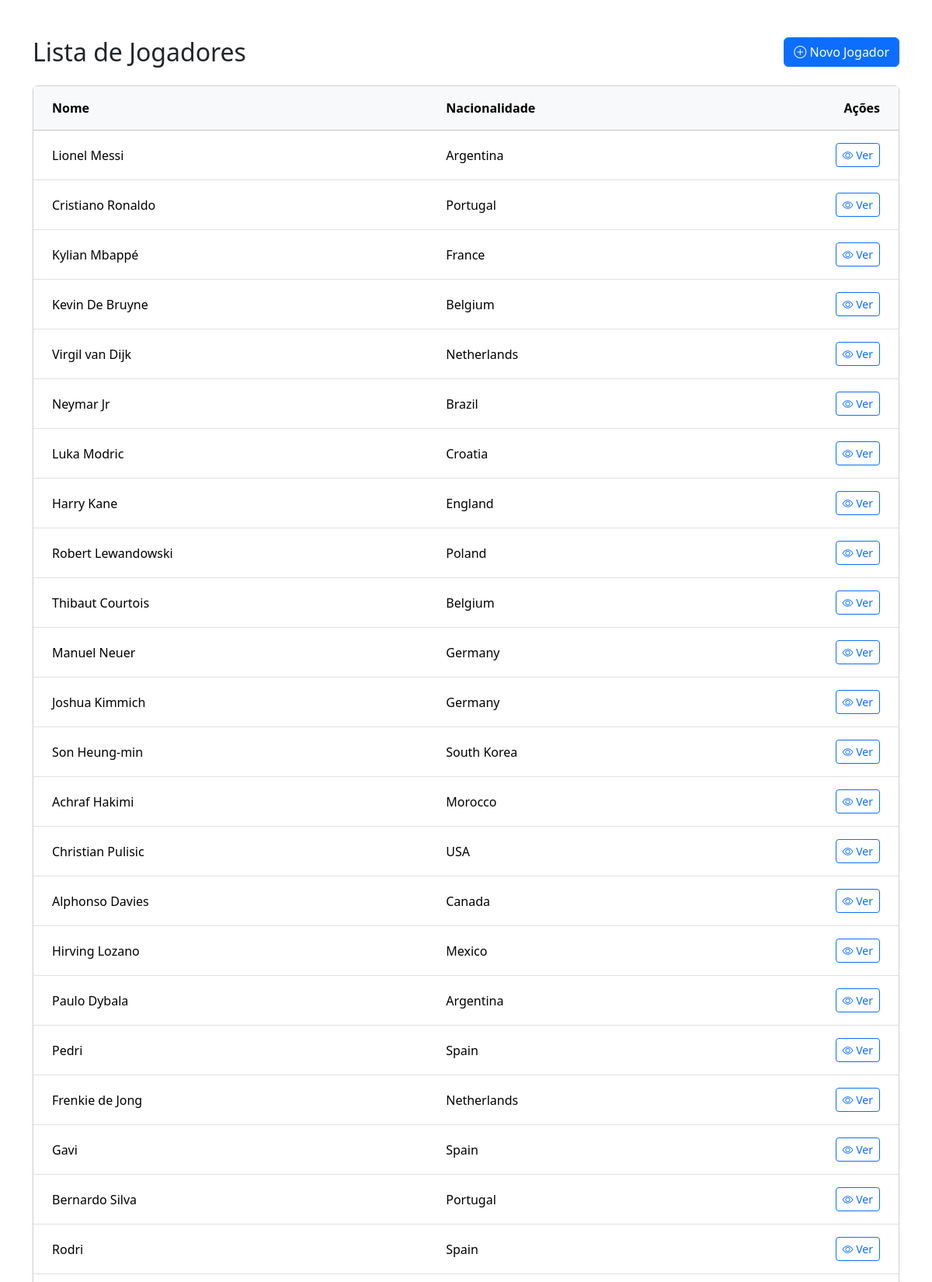
The page / (upper part) on the database its author committed.
### tables this page shows
CREATE TABLE IF NOT EXISTS jogadores (
    id INT AUTO_INCREMENT PRIMARY KEY,
    nome VARCHAR(255) NOT NULL,
    data_nascimento DATE NOT NULL,
    nacionalidade VARCHAR(100) NULL,
    altura DECIMAL(4,2) NULL,
    peso DECIMAL(5,2) NULL,
    pe_dominante ENUM('Esquerdo', 'Direito', 'Ambos') NULL,
    posicao ENUM('Goleiro', 'Defensor', 'Meio-campista', 'Atacante') NULL,
    time VARCHAR(100) NULL,
    imagem VARCHAR(255) DEFAULT NULL,
    criado_em TIMESTAMP DEFAULT CURRENT_TIMESTAMP
);

### app/controllers/JogadorController.php (called while the page is built, shortened)
<?php
class JogadorController extends Controller
{
    private JogadorService $service;
    public function __construct()
    {
        $this->service = new JogadorService();
    }
    public function listarTodos()
    {
        $data['lista'] = $this->service->getJogadores();
        $this->view('jogadores/jogadores_list', $data);
    }
}

### app/core/Router.php (called while the page is built, shortened)
<?php
class Router
{
    private array $routes = [];
    public function get($route, $action){
        $this->routes[] = [
            'method' => 'get',
            'route' => $route,
            'action' => $action
        ];
    }
    public function post($route, $action){
        $this->routes[] = [
            'method' => 'post',
            'route' => $route,
            'action' => $action
        ];
    }
    public function run()
    {
        $uri  = parse_url($_SERVER['REQUEST_URI'], PHP_URL_PATH);
        $method = strtolower($_SERVER['REQUEST_METHOD']);
        foreach ($this->routes as $route) {
            if ($route['route'] == $uri && $route['method'] == $method) {
                return $this->dispatch($route);
            }
        }
        exit('Rota não encontrada');
    }
    public function dispatch($route){
        list($controller, $method) = explode('@', $route['action']);
        $controller = new $controllerClass;
        $controller->$method();
    }
}

### public/index.php (called while the page is built, shortened)
<?php
require_once __DIR__ . '/../app/core/Autoload.php';
$router = new Router();
$router->get('/', 'JogadorController@listarTodos');
$router->get('/jogadores', 'JogadorController@listarTodos');
$router->get('/jogadores/jogador', 'JogadorController@verJogador');
$router->get('/jogadores/cadastrar', 'JogadorController@criar');
$router->post('/jogadores/salvar', 'JogadorController@salvar');
$router->get('/jogadores/editar', 'JogadorController@editar');
$router->post('/jogadores/atualizar', 'JogadorController@atualizar');
$router->get('/jogadores/excluir', 'JogadorController@excluir');
$router->get('/teste', 'JogadorController@redirecionarTeste');
$router->get('/usuarios', 'UsuarioController@index');
$router->get('/usuarios/cadastrar', 'UsuarioController@cadastrar');
$router->post('/usuarios/salvar', 'UsuarioController@salvar');
$router->get('/usuarios/editar', 'UsuarioController@editar');
$router->post('/usuarios/atualizar', 'UsuarioController@atualizar');
$router->get('/usuarios/excluir', 'UsuarioController@excluir');
$router->run();

### app/repositories/JogadorRepository.php (called while the page is built, shortened)
<?php
class JogadorRepository
{
    private PDO $connection;
    function __construct()
    {
        $this->connection = ConnectionFactory::getConnection();
    }
    public function getJogadores(): array
    {
        $stm = $this->connection->prepare("SELECT * FROM jogadores");
        $stm->execute();
        $jogadores = $stm->fetchAll();
        return $jogadores;
    }
}

### app/database/ConnectionFactory.php (called while the page is built, shortened)
<?php
class ConnectionFactory {
    private static ?PDO $connection = null;
    public static function getConnection(){
        if (self::$connection == null) {
            try {
                $dsn = "mysql:host=" . DB_HOST . ";dbname=" . DB_NAME ;
                self::$connection = self::createConnection($dsn);
            } catch(Exception $e){
                print("Não foi possível acessar o banco:  " . DB_NAME);
                print("<br>O erro foi: ". $e->getMessage());
                print("<br>Tentando inicializar o banco de dados...");
                $dsn = "mysql:host=" . DB_HOST;
                self::$connection = self::createConnection($dsn);
                $databaseInit = new DatabaseInitializer();
                $databaseInit->init(self::$connection);
                $dsn = "mysql:host=" . DB_HOST . ";dbname=" . DB_NAME ;
                self::$connection = self::createConnection($dsn);
            }
        }
        return self::$connection;
    }
    private static function createConnection(string $dsn){
        $connection = new PDO($dsn, DB_USER, DB_PASS);
        $connection->setAttribute(PDO::ATTR_ERRMODE, PDO::ERRMODE_EXCEPTION);
        $connection->setAttribute(PDO::ATTR_DEFAULT_FETCH_MODE, PDO::FETCH_ASSOC);
        return $connection;
    }
}

### app/services/JogadorService.php (called while the page is built, shortened)
<?php
class JogadorService {
    private JogadorRepository $repository;
    public function __construct(){
        $this->repository = new JogadorRepository();
    }
    public function getJogadores(){
        return $this->repository->getJogadores();
    }
}

### app/core/Autoload.php (called while the page is built, shortened)
<?php
spl_autoload_register(function($class){
    $prefix = 'app\\';
    $baseDir = __DIR__ . '/../';
    if (str_starts_with($class, $prefix)) {
        $path = substr($class, strlen($prefix));
        $classFile = $baseDir .  str_replace('\\', '/', $path) . '.php';
    } else {
        throw new Exception("A classe {$class} não pode ser carregada");
    }
});

### app/views/jogadores/jogadores_list.php (the view, shortened to what this page needs)
<!DOCTYPE html>
<html lang="pt-br">
<head>
    <link href="https://cdn.jsdelivr.net/npm/bootstrap@5.3.3/dist/css/bootstrap.min.css" rel="stylesheet">
    <link href="https://cdn.jsdelivr.net/npm/bootstrap-icons/font/bootstrap-icons.css" rel="stylesheet">
</head>
<body>
    <div class="container py-5">
        <div class="d-flex justify-content-between align-items-center mb-4">
            <h2 class="mb-0">Lista de Jogadores</h2>
            <a href="<?= URL_BASE ?>/jogadores/cadastrar" class="btn btn-primary">
                <i class="bi bi-plus-circle"></i> Novo Jogador
            </a>
        </div>
        <div class="card shadow-sm">
            <div class="card-body p-0">
                <div class="table-responsive">
                    <table class="table table-hover mb-0">
                        <thead class="table-light">
                            <tr>
                                <th class="px-4 py-3">Nome</th>
                                <th class="px-4 py-3">Nacionalidade</th>
                                <th class="px-4 py-3 text-end">Ações</th>
                            </tr>
                        </thead>
                        <tbody>
                            <?php foreach ($lista as $jogador): ?>
                                <tr>
                                    <td class="px-4 py-3 align-middle"><?= $jogador['nome'] ?></td>
                                    <td class="px-4 py-3 align-middle"><?= $jogador['nacionalidade'] ?></td>
                                    <td class="px-4 py-3 align-middle text-end">
                                        <a href="<?= URL_BASE ?>/jogadores/jogador?id=<?= $jogador['id'] ?>" class="btn btn-sm btn-outline-primary">
                                            <i class="bi bi-eye"></i> Ver
                                        </a>
                                    </td>
                                </tr>
                            <?php endforeach; ?>
                        </tbody>
                    </table>
                </div>
            </div>
        </div>
    </div>
</body>
</html>

### rows shown on the page
jogadores: nome "Lionel Messi", nacionalidade "Argentina"
jogadores: nome "Cristiano Ronaldo", nacionalidade "Portugal"
jogadores: nome "Kylian Mbappé", nacionalidade "France"
jogadores: nome "Kevin De Bruyne", nacionalidade "Belgium"
jogadores: nome "Virgil van Dijk", nacionalidade "Netherlands"
jogadores: nome "Neymar Jr", nacionalidade "Brazil"
jogadores: nome "Luka Modric", nacionalidade "Croatia"
jogadores: nome "Harry Kane", nacionalidade "England"
jogadores: nome "Robert Lewandowski", nacionalidade "Poland"
jogadores: nome "Thibaut Courtois", nacionalidade "Belgium"
jogadores: nome "Manuel Neuer", nacionalidade "Germany"
jogadores: nome "Joshua Kimmich", nacionalidade "Germany"
jogadores: nome "Son Heung-min", nacionalidade "South Korea"
jogadores: nome "Achraf Hakimi", nacionalidade "Morocco"
jogadores: nome "Christian Pulisic", nacionalidade "USA"
jogadores: nome "Alphonso Davies", nacionalidade "Canada"
jogadores: nome "Hirving Lozano", nacionalidade "Mexico"
jogadores: nome "Paulo Dybala", nacionalidade "Argentina"
jogadores: nome "Pedri", nacionalidade "Spain"
jogadores: nome "Frenkie de Jong", nacionalidade "Netherlands"
jogadores: nome "Gavi", nacionalidade "Spain"
jogadores: nome "Bernardo Silva", nacionalidade "Portugal"
jogadores: nome "Rodri", nacionalidade "Spain"
